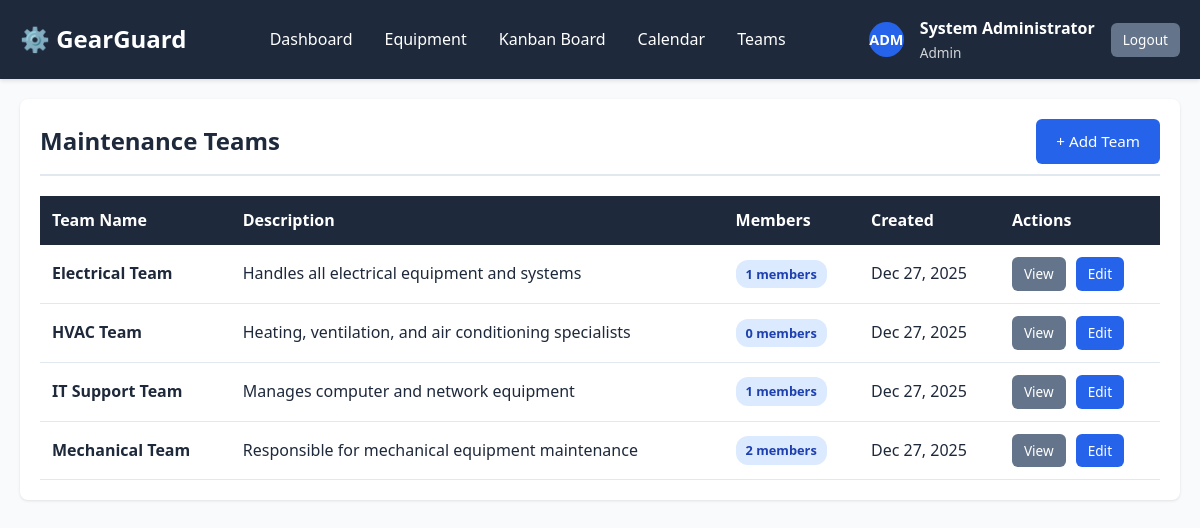
Page /views/teams/list.php (signed in) on the committed database.
### tables this page shows
CREATE TABLE maintenance_teams (
    id INT AUTO_INCREMENT PRIMARY KEY,
    name VARCHAR(100) NOT NULL,
    description TEXT,
    created_at TIMESTAMP DEFAULT CURRENT_TIMESTAMP,
    updated_at TIMESTAMP DEFAULT CURRENT_TIMESTAMP ON UPDATE CURRENT_TIMESTAMP,
    INDEX idx_name (name)
);

### config/database.php (called while the page is built, shortened)
<?php
class Database {
    private static $instance = null;
    private $connection;
    private $host = "localhost";
    private $db_name = "gearguard";
    private $username = "root";
    private $password = "";
    private function __construct() {
        try {
            $this->connection = new PDO(
                "mysql:host=" . $this->host . ";dbname=" . $this->db_name,
                $this->username,
                $this->password
            );
            $this->connection->setAttribute(PDO::ATTR_ERRMODE, PDO::ERRMODE_EXCEPTION);
            $this->connection->setAttribute(PDO::ATTR_DEFAULT_FETCH_MODE, PDO::FETCH_ASSOC);
        } catch(PDOException $e) {
            die("Connection Error: " . $e->getMessage());
        }
    }
    public static function getInstance() {
        if (self::$instance === null) {
            self::$instance = new self();
        }
        return self::$instance;
    }
    public function getConnection() {
        return $this->connection;
    }
}

### models/MaintenanceTeam.php (called while the page is built, shortened)
<?php
require_once __DIR__ . '/../config/database.php';
class MaintenanceTeam {
    private $conn;
    public function __construct() {
        $this->db = Database::getInstance();
        $this->conn = $this->db->getConnection();
    }
    public function getAll() {
        $sql = "SELECT mt.*, COUNT(tm.id) as member_count
                FROM maintenance_teams mt
                LEFT JOIN team_members tm ON mt.id = tm.team_id
                GROUP BY mt.id
                ORDER BY mt.name ASC";
        try {
            $stmt = $this->conn->prepare($sql);
            $stmt->execute();
            return $stmt->fetchAll();
        } catch(PDOException $e) {
            return [];
        }
    }
}

### views/teams/list.php (the view, shortened to what this page needs)
<?php
require_once __DIR__ . '/../../models/MaintenanceTeam.php';
$teamModel = new MaintenanceTeam();
$teams = $teamModel->getAll();
include __DIR__ . '/../includes/header.php';
?>
<div class="container">
    <div class="card">
        <div class="card-header">
            <h2 class="card-title">Maintenance Teams</h2>
            <a href="create.php" class="btn btn-primary">+ Add Team</a>
        </div>
        <?php if (empty($teams)): ?>
            <p class="text-center text-muted">No teams found.</p>
        <?php else: ?>
            <table class="table">
                <thead>
                    <tr>
                        <th>Team Name</th>
                        <th>Description</th>
                        <th>Members</th>
                        <th>Created</th>
                        <th>Actions</th>
                    </tr>
                </thead>
                <tbody>
                    <?php foreach ($teams as $team): ?>
                        <tr>
                            <td><strong><?php echo htmlspecialchars($team['name']); ?></strong></td>
                            <td><?php echo htmlspecialchars(substr($team['description'], 0, 80)) . (strlen($team['description']) > 80 ? '...' : ''); ?></td>
                            <td><span class="badge badge-info"><?php echo $team['member_count']; ?> members</span></td>
                            <td><?php echo date('M d, Y', strtotime($team['created_at'])); ?></td>
                            <td>
                                <div class="flex gap-10">
                                    <a href="view.php?id=<?php echo $team['id']; ?>" class="btn btn-sm btn-secondary">View</a>
                                    <a href="edit.php?id=<?php echo $team['id']; ?>" class="btn btn-sm btn-primary">Edit</a>
                                </div>
                            </td>
                        </tr>
                    <?php endforeach; ?>
                </tbody>
            </table>
        <?php endif; ?>
    </div>
</div>
<?php include __DIR__ . '/../includes/footer.php'; ?>

### assets/css/style.css (style rules this page uses)
:root { --primary-color: #2563eb; --secondary-color: #64748b; --success-color: #10b981; --warning-color: #f59e0b; --danger-color: #ef4444; --dark-color: #1e293b; --light-color: #f8fafc; --border-color: #e2e8f0; }
* { margin: 0; padding: 0; box-sizing: border-box; }
body { font-family: 'Segoe UI', Tahoma, Geneva, Verdana, sans-serif; background-color: var(--light-color); color: var(--dark-color); line-height: 1.6; }
.container { max-width: 1200px; margin: 0 auto; padding: 20px; }
.card { background: white; border-radius: 8px; box-shadow: 0 1px 3px rgba(0,0,0,0.1); padding: 20px; margin-bottom: 20px; }
.card-header { display: flex; justify-content: space-between; align-items: center; margin-bottom: 20px; padding-bottom: 10px; border-bottom: 2px solid var(--border-color); }
.card-title { font-size: 1.5rem; font-weight: 600; }
.btn { display: inline-block; padding: 10px 20px; border: none; border-radius: 6px; cursor: pointer; font-size: 0.95rem; text-decoration: none; transition: all 0.3s; font-weight: 500; }
.btn-primary { background: var(--primary-color); color: white; }
.btn-secondary { background: var(--secondary-color); color: white; }
.btn-sm { padding: 6px 12px; font-size: 0.85rem; }
.table { width: 100%; border-collapse: collapse; margin-top: 20px; }
.table th { background: var(--dark-color); color: white; padding: 12px; text-align: left; font-weight: 600; }
.table td { padding: 12px; border-bottom: 1px solid var(--border-color); }
.badge { display: inline-block; padding: 4px 10px; border-radius: 12px; font-size: 0.8rem; font-weight: 600; }
.badge-info { background: #dbeafe; color: #1e40af; }
.flex { display: flex; }
.gap-10 { gap: 10px; }

### rows in the picture
maintenance_teams: name "Electrical Team", description "Handles all electrical equipment and systems", member_count "1", created_at "Dec 27, 2025"
maintenance_teams: name "HVAC Team", description "Heating, ventilation, and air conditioning specialists", member_count "0", created_at "Dec 27, 2025"
maintenance_teams: name "IT Support Team", description "Manages computer and network equipment", member_count "1", created_at "Dec 27, 2025"
maintenance_teams: name "Mechanical Team", description "Responsible for mechanical equipment maintenance", member_count "2", created_at "Dec 27, 2025"

### other values in the picture
APP_NAME "GearGuard"
$_SESSION['avatar_initials'] "ADM"
$_SESSION['full_name'] "System Administrator"
str_replace('_', ' ', $_SESSION['role']) "Admin"
